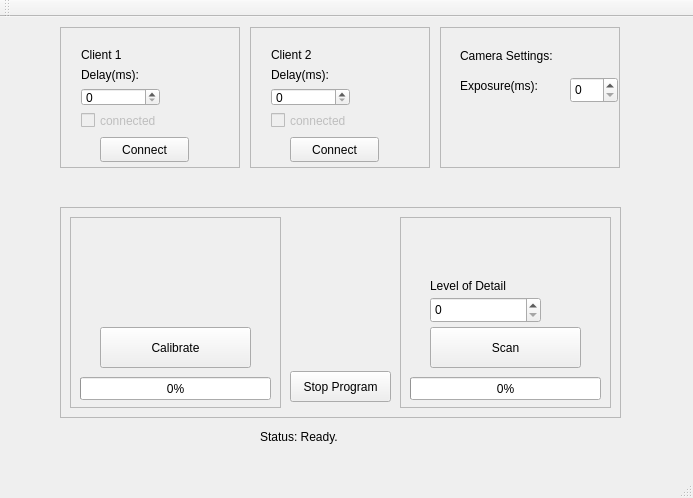
<?xml version="1.0" encoding="UTF-8"?>
<ui version="4.0">
 <class>MainWindow</class>
 <widget class="QMainWindow" name="MainWindow">
  <property name="geometry">
   <rect>
    <x>0</x>
    <y>0</y>
    <width>693</width>
    <height>498</height>
   </rect>
  </property>
  <property name="windowTitle">
   <string>MainWindow</string>
  </property>
  <widget class="QWidget" name="centralWidget">
   <widget class="QFrame" name="firstScreenFrame">
    <property name="geometry">
     <rect>
      <x>60</x>
      <y>10</y>
      <width>180</width>
      <height>141</height>
     </rect>
    </property>
    <property name="frameShape">
     <enum>QFrame::StyledPanel</enum>
    </property>
    <property name="frameShadow">
     <enum>QFrame::Raised</enum>
    </property>
    <widget class="QPushButton" name="pushButton">
     <property name="geometry">
      <rect>
       <x>40</x>
       <y>110</y>
       <width>89</width>
       <height>25</height>
      </rect>
     </property>
     <property name="text">
      <string>Connect</string>
     </property>
     <property name="checkable">
      <bool>true</bool>
     </property>
    </widget>
    <widget class="QWidget" name="layoutWidget">
     <property name="geometry">
      <rect>
       <x>10</x>
       <y>10</y>
       <width>101</width>
       <height>103</height>
      </rect>
     </property>
     <layout class="QVBoxLayout" name="verticalLayout">
      <item>
       <widget class="QLabel" name="label">
        <property name="text">
         <string>Client 1</string>
        </property>
       </widget>
      </item>
      <item>
       <widget class="QLabel" name="label_5">
        <property name="text">
         <string>Delay(ms):</string>
        </property>
       </widget>
      </item>
      <item>
       <widget class="QSpinBox" name="delayClient0spinBox">
        <property name="maximum">
         <number>1000</number>
        </property>
       </widget>
      </item>
      <item>
       <widget class="QCheckBox" name="client1ConnectedCB">
        <property name="enabled">
         <bool>false</bool>
        </property>
        <property name="text">
         <string>connected</string>
        </property>
        <property name="checkable">
         <bool>true</bool>
        </property>
        <property name="checked">
         <bool>false</bool>
        </property>
       </widget>
      </item>
     </layout>
    </widget>
   </widget>
   <widget class="QFrame" name="secondScreenFrame">
    <property name="geometry">
     <rect>
      <x>250</x>
      <y>10</y>
      <width>180</width>
      <height>141</height>
     </rect>
    </property>
    <property name="frameShape">
     <enum>QFrame::StyledPanel</enum>
    </property>
    <property name="frameShadow">
     <enum>QFrame::Raised</enum>
    </property>
    <widget class="QPushButton" name="pushButton_2">
     <property name="geometry">
      <rect>
       <x>40</x>
       <y>110</y>
       <width>89</width>
       <height>25</height>
      </rect>
     </property>
     <property name="text">
      <string>Connect</string>
     </property>
     <property name="checkable">
      <bool>true</bool>
     </property>
    </widget>
    <widget class="QWidget" name="layoutWidget">
     <property name="geometry">
      <rect>
       <x>10</x>
       <y>10</y>
       <width>101</width>
       <height>103</height>
      </rect>
     </property>
     <layout class="QVBoxLayout" name="verticalLayout_2">
      <item>
       <widget class="QLabel" name="label_2">
        <property name="text">
         <string>Client 2</string>
        </property>
       </widget>
      </item>
      <item>
       <widget class="QLabel" name="label_6">
        <property name="text">
         <string>Delay(ms):</string>
        </property>
       </widget>
      </item>
      <item>
       <widget class="QSpinBox" name="delayClient1spinBox">
        <property name="maximum">
         <number>1000</number>
        </property>
       </widget>
      </item>
      <item>
       <widget class="QCheckBox" name="client2ConnectedCB">
        <property name="enabled">
         <bool>false</bool>
        </property>
        <property name="text">
         <string>connected</string>
        </property>
        <property name="tristate">
         <bool>false</bool>
        </property>
       </widget>
      </item>
     </layout>
    </widget>
   </widget>
   <widget class="QFrame" name="operationsFrame">
    <property name="geometry">
     <rect>
      <x>60</x>
      <y>190</y>
      <width>561</width>
      <height>211</height>
     </rect>
    </property>
    <property name="frameShape">
     <enum>QFrame::StyledPanel</enum>
    </property>
    <property name="frameShadow">
     <enum>QFrame::Raised</enum>
    </property>
    <widget class="QFrame" name="scanFrame">
     <property name="geometry">
      <rect>
       <x>340</x>
       <y>10</y>
       <width>211</width>
       <height>191</height>
      </rect>
     </property>
     <property name="frameShape">
      <enum>QFrame::StyledPanel</enum>
     </property>
     <property name="frameShadow">
      <enum>QFrame::Raised</enum>
     </property>
     <widget class="QPushButton" name="scanBtn">
      <property name="geometry">
       <rect>
        <x>30</x>
        <y>110</y>
        <width>151</width>
        <height>41</height>
       </rect>
      </property>
      <property name="text">
       <string>Scan</string>
      </property>
     </widget>
     <widget class="QProgressBar" name="scan_progressBar">
      <property name="geometry">
       <rect>
        <x>10</x>
        <y>160</y>
        <width>191</width>
        <height>23</height>
       </rect>
      </property>
      <property name="value">
       <number>0</number>
      </property>
     </widget>
     <widget class="QLabel" name="LoDlabel">
      <property name="geometry">
       <rect>
        <x>30</x>
        <y>60</y>
        <width>111</width>
        <height>17</height>
       </rect>
      </property>
      <property name="text">
       <string>Level of Detail</string>
      </property>
     </widget>
     <widget class="QSpinBox" name="LoDspinBox">
      <property name="geometry">
       <rect>
        <x>30</x>
        <y>80</y>
        <width>111</width>
        <height>26</height>
       </rect>
      </property>
      <property name="maximum">
       <number>3</number>
      </property>
     </widget>
    </widget>
    <widget class="QFrame" name="calFrame">
     <property name="geometry">
      <rect>
       <x>10</x>
       <y>10</y>
       <width>211</width>
       <height>191</height>
      </rect>
     </property>
     <property name="frameShape">
      <enum>QFrame::StyledPanel</enum>
     </property>
     <property name="frameShadow">
      <enum>QFrame::Raised</enum>
     </property>
     <widget class="QPushButton" name="calBtn">
      <property name="geometry">
       <rect>
        <x>30</x>
        <y>110</y>
        <width>151</width>
        <height>41</height>
       </rect>
      </property>
      <property name="text">
       <string>Calibrate</string>
      </property>
     </widget>
     <widget class="QProgressBar" name="progressBar">
      <property name="geometry">
       <rect>
        <x>10</x>
        <y>160</y>
        <width>191</width>
        <height>23</height>
       </rect>
      </property>
      <property name="value">
       <number>0</number>
      </property>
     </widget>
    </widget>
    <widget class="QPushButton" name="stop_button">
     <property name="geometry">
      <rect>
       <x>230</x>
       <y>164</y>
       <width>101</width>
       <height>31</height>
      </rect>
     </property>
     <property name="text">
      <string>Stop Program</string>
     </property>
    </widget>
   </widget>
   <widget class="QLabel" name="statusLbl">
    <property name="geometry">
     <rect>
      <x>260</x>
      <y>410</y>
      <width>191</width>
      <height>20</height>
     </rect>
    </property>
    <property name="text">
     <string>Status: Ready.</string>
    </property>
   </widget>
   <widget class="QFrame" name="frame">
    <property name="geometry">
     <rect>
      <x>440</x>
      <y>10</y>
      <width>180</width>
      <height>141</height>
     </rect>
    </property>
    <property name="frameShape">
     <enum>QFrame::StyledPanel</enum>
    </property>
    <property name="frameShadow">
     <enum>QFrame::Raised</enum>
    </property>
    <widget class="QLabel" name="label_3">
     <property name="geometry">
      <rect>
       <x>20</x>
       <y>20</y>
       <width>131</width>
       <height>17</height>
      </rect>
     </property>
     <property name="text">
      <string>Camera Settings:</string>
     </property>
    </widget>
    <widget class="QLabel" name="label_4">
     <property name="geometry">
      <rect>
       <x>20</x>
       <y>50</y>
       <width>101</width>
       <height>17</height>
      </rect>
     </property>
     <property name="text">
      <string>Exposure(ms):</string>
     </property>
    </widget>
    <widget class="QSpinBox" name="spinBox">
     <property name="geometry">
      <rect>
       <x>130</x>
       <y>50</y>
       <width>48</width>
       <height>26</height>
      </rect>
     </property>
    </widget>
   </widget>
   <zorder>operationsFrame</zorder>
   <zorder>firstScreenFrame</zorder>
   <zorder>secondScreenFrame</zorder>
   <zorder>statusLbl</zorder>
   <zorder>frame</zorder>
  </widget>
  <widget class="QMenuBar" name="menuBar">
   <property name="geometry">
    <rect>
     <x>0</x>
     <y>0</y>
     <width>693</width>
     <height>22</height>
    </rect>
   </property>
  </widget>
  <widget class="QToolBar" name="mainToolBar">
   <attribute name="toolBarArea">
    <enum>TopToolBarArea</enum>
   </attribute>
   <attribute name="toolBarBreak">
    <bool>false</bool>
   </attribute>
  </widget>
  <widget class="QStatusBar" name="statusBar"/>
 </widget>
 <layoutdefault spacing="6" margin="11"/>
 <resources/>
 <connections/>
</ui>
